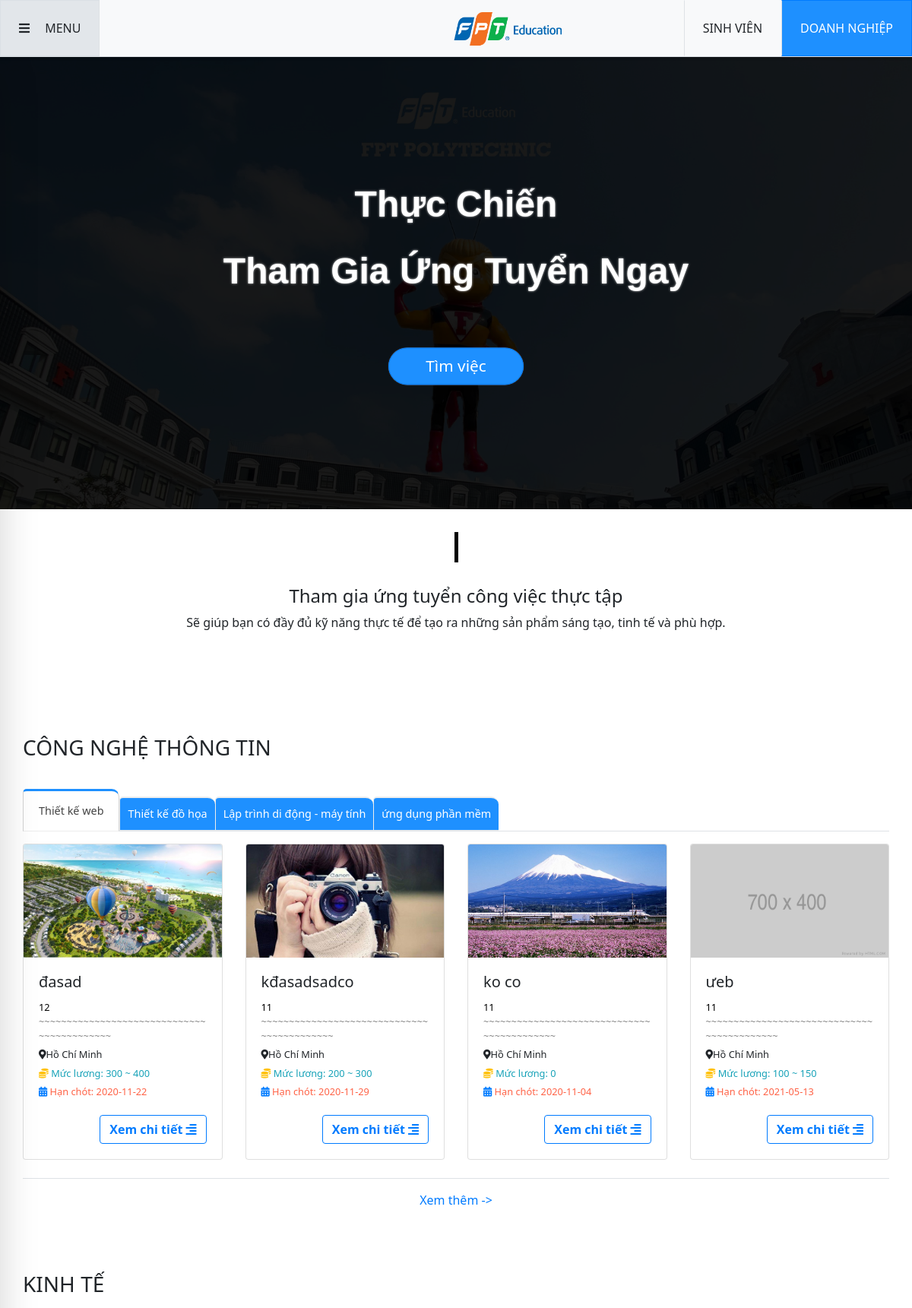
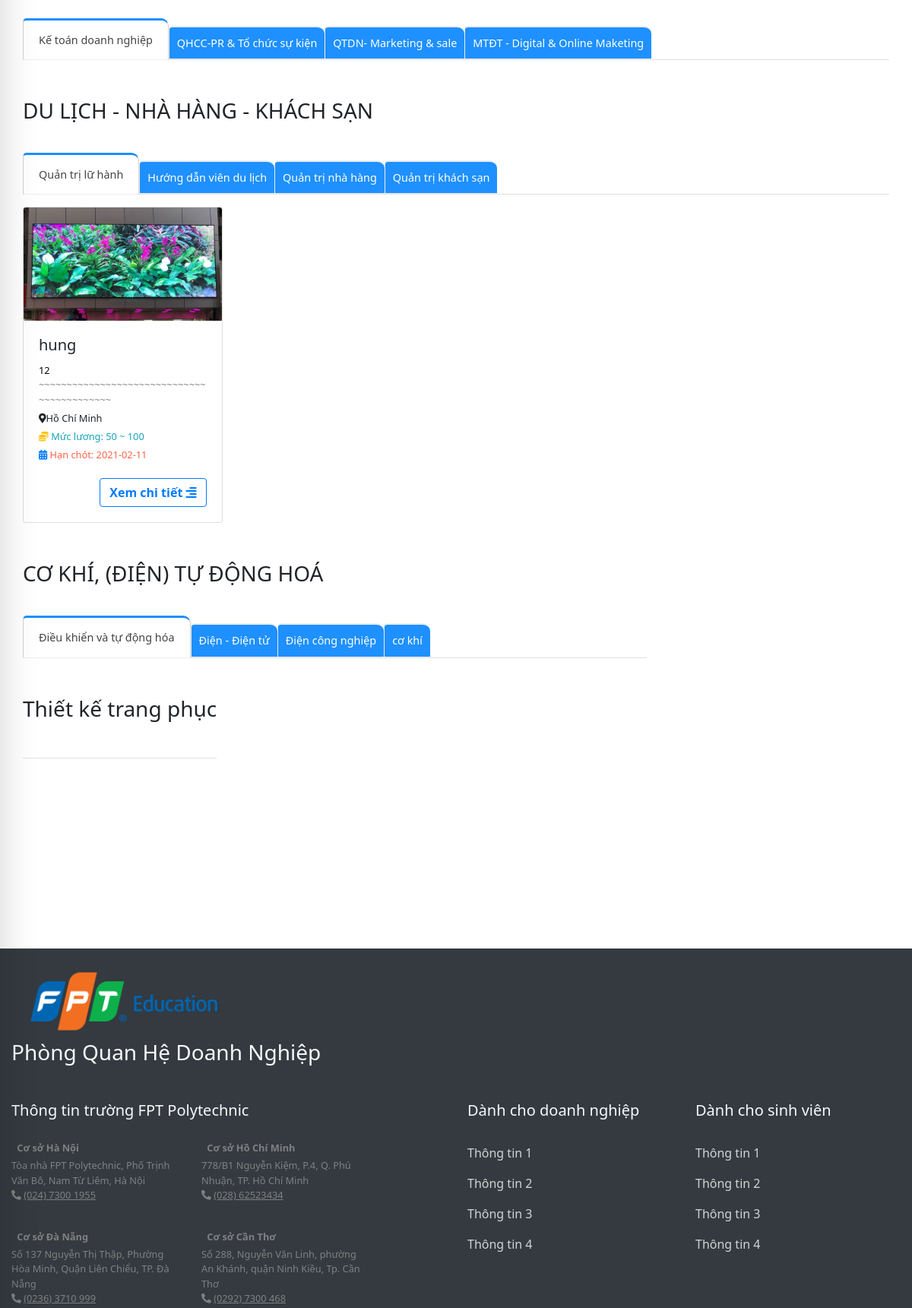
The page /site/index.php (upper part) on the database its author committed (2 pictures, top to bottom).
### tables this page shows
CREATE TABLE `nhom_nganh` (
  `id_nn` int(11) NOT NULL,
  `ten_nn` varchar(100) NOT NULL,
  `an_hien` tinyint(1) DEFAULT NULL
);

CREATE TABLE `nganh` (
  `id_nganh` int(11) NOT NULL,
  `ten_nganh` varchar(100) NOT NULL,
  `an_hien` tinyint(1) DEFAULT NULL,
  `id_nn` int(11) NOT NULL
);

CREATE TABLE `dang_tuyen` (
  `id_dt` int(11) NOT NULL,
  `anh` varchar(200) DEFAULT NULL,
  `tieu_de` varchar(100) NOT NULL,
  `noi_dung` varchar(1000) NOT NULL,
  `yeu_cau` varchar(1000) NOT NULL,
  `sl_sv_can` int(11) NOT NULL,
  `sl_sv_dk` int(11) NOT NULL,
  `thoi_gian` date DEFAULT NULL,
  `vi_tri` varchar(200) DEFAULT NULL,
  `luong` varchar(50) NOT NULL,
  `id_dn` int(11) NOT NULL,
  `id_nganh` int(11) NOT NULL,
  `trang_thai` tinyint(4) NOT NULL COMMENT '0 chua duyet 1 da duyet',
  `an_hien` tinyint(1) NOT NULL
);

### system/database.php (called while the page is built, shortened)
<?php
    function getConnection()  {
        try {
            $conn = new PDO("mysql:host=".HOST_DB.";dbname=".NAME_DB, USER_DB, PASS_DB);
            $conn->setAttribute(PDO::ATTR_ERRMODE, PDO::ERRMODE_EXCEPTION);
            return $conn;
            } catch(PDOException $e) {
            echo "Connection failed: " . $e->getMessage();
            }
        }
    function query($sql)   {
        $conn = getConnection();
        $result = $conn->query($sql);
        return $result;
        }
?>

### site/model/home.php (called while the page is built, shortened)
<?php
require_once('../system/database.php');
function ds_nn(){
    $sql ="SELECT * FROM nhom_nganh";
   return query($sql);
}
function ds_nganh($id){
    $sql ="SELECT * FROM nganh where id_nn=$id";
   return query($sql);
}
function ds_dt($id){
    $sql ="SELECT * from dang_tuyen where id_nganh=$id order by id_dt desc";
    return query($sql);
}
?>

### site/view/home.php (the view)
<div id="home">
      <div class="row">
          <div class="home-line"></div>
          <div class="home-note col-12  text-center">
              <h4 class=" m-auto">Tham gia ứng tuyển công việc thực tập</h4>
              <p class="mt-2">Sẽ giúp bạn có đầy đủ kỹ năng thực tế để tạo ra những sản phẩm sáng tạo, tinh tế và phù hợp.</p>
          </div>
      </div>
      <?php
      foreach($ds_nn as $ds_nn){ $ds_nganh=ds_nganh($ds_nn['id_nn']); ?>
      <div class=" row home-list-job">
          <div class="col-12">
              <h3 class="mb-5"><?=$ds_nn['ten_nn']?></h3>
              <ul class=" nav nav-tabs ">
                  <?php
                   $i=1;
                  foreach($ds_nganh as $ds_nganh){
                     $a=$ds_nganh['id_nganh'];
                  ?>
                  <li class="nav-item ">
                      <a class="nav-link <?php if($i==1) echo 'active';?>" data-toggle="tab" href="#menu<?=$a.$i?>"><?=$ds_nganh['ten_nganh']?></a>
                  </li>
                  <?php $i= $i + 1; } ?>
              </ul>
              <div class="tab-content">
                  <?php
                   $ds_nganh=ds_nganh($ds_nn['id_nn']);
                   $k=1;
                  foreach($ds_nganh as $ds_nganh){
                      $a=$ds_nganh['id_nganh'];
                      $ds_dt=ds_dt($ds_nganh['id_nganh']);
                      ?>
                  <div id="menu<?=$a.$k?>" class="tab-pane <?php if($k==1) echo 'active';?>">
                      <div class="row d-flex flex-wrap ">
                      <?php $dem=1; foreach($ds_dt as $ds_dt){ if($dem>4) break; ?>
                          <div class="col-lg-3 col-md-6 mt-3 float-left">
                              <div class="card">
                                  <img class="card-img-top " src="../uploads/<?=$ds_dt['anh']?>" onerror=this.src="../uploads/700x400.png" alt="Card image cap ">
                                  <div class="card-body small">
                                      <h5 class="card-title "><?=$ds_dt['tieu_de']?></h5>
                                      <a href="" class="card-text "><?=$ds_dt['id_dn']?></a>
                                      <p class="card-text text-gray ">~~~~~~~~~~~~~~~~~~~~~~~~~~~~~~~~~~~~~~~~~~~</p>
                                      <p class="card-text "><i class="fas fa-map-marker-alt    "></i><?=$ds_dt['vi_tri']?></p>
                                      <p class="card-text text-info  "><i class="fas fa-coins   text-warning    "></i> Mức lương: <?=$ds_dt['luong']?></p>
                                      <p class="card-text  text-tomato"><i class="fas fa-calendar-alt   text-primary "></i> Hạn chót: <?=$ds_dt['thoi_gian']?></p>
                                      <a href="# " class="btn btn-outline-primary font-weight-bold float-right mt-3">Xem chi tiết <i class="fas fa-align-right    "></i></a>
                                  </div>
                              </div>
                          </div>
                          <?php if($dem==4){?>
                       <div class=" col-12 mt-4">
                              <p class=" text-center border-top p-3"><a href="index.php?act=listjob&id_nganh=<?=$ds_nganh['id_nganh']?>" class=" text-primary">Xem thêm -></a></p>
                          </div>
                          <?php } ?>
                          <?php  $dem++;}?>
                      </div>
                      </div>
          <?php
        $k++;  } ?>
  </div></div>
      <?php } ?>

### site/view/css/style.css (style rules this page uses)
body { padding-top: 70px; font-family: 'Segoe UI', Tahoma, Geneva, Verdana, sans-serif; font-size: 12pt; }
img { width: 100%; }
a { color: black; }
.text-tomato { color: tomato; }
.text-gray { color: gray !important; }
.home-line { width: 5px; height: 5vh; margin: 30px auto; background-color: black; }
.home-note { margin-bottom: 70px; }
.home-list-job { margin: 50px 0; }
#home .nav-tabs li a { padding: 10px 10px; border: 1px solid #ededed; border-top: 2px solid #ededed; border-right: 0px none; background-color: dodgerblue; color: #fff; border-radius: 5px 10px 0px 0; margin-right: 0px; font-weight: 500; transition: all 0.1s ease 0s; font-size: 0.9em; }
#home .nav-tabs li a.active, #home .nav-tabs li a.active:focus, #home .nav-tabs li a.active:hover { border-top: 3px solid dodgerblue; border-right: 1px solid #d3d3d3; border-left: 1px solid #d3d3d3; margin-top: -10px; color: #444; padding: 15px 20px; background: white; }
.card-body p { margin-bottom: 5px; }
ul { list-style-type: none; padding: 0; margin: 0; }
li, a { text-decoration: none; list-style-type: none; }
.text-gray, footer a { color: lightgray; }

### rows shown on the page
nhom_nganh: ten_nn "CÔNG NGHỆ THÔNG TIN"
nganh: ten_nganh "Thiết kế web"
nganh: ten_nganh "Thiết kế đồ họa"
nganh: ten_nganh "Lập trình di động - máy tính"
nganh: ten_nganh "ứng dụng phần mềm"
dang_tuyen: anh (picture), tieu_de "đasad", id_dn "12", vi_tri "Hồ Chí Minh", luong "300 ~ 400", thoi_gian "2020-11-22"
dang_tuyen: anh (picture), tieu_de "kđasadsadco", id_dn "11", vi_tri "Hồ Chí Minh", luong "200 ~ 300", thoi_gian "2020-11-29"
dang_tuyen: shows a picture, tieu_de "ko co", id_dn "11", vi_tri "Hồ Chí Minh", luong "0", thoi_gian "2020-11-04"
dang_tuyen: shows a picture, tieu_de "ưeb", id_dn "11", vi_tri "Hồ Chí Minh", luong "100 ~ 150", thoi_gian "2021-05-13"
nhom_nganh: ten_nn "KINH TẾ"
nganh: ten_nganh "Kế toán doanh nghiệp"
nganh: ten_nganh "QHCC-PR & Tổ chức sự kiện"
nganh: ten_nganh "QTDN- Marketing & sale"
nganh: ten_nganh "MTĐT - Digital & Online Maketing"
nhom_nganh: ten_nn "DU LỊCH - NHÀ HÀNG - KHÁCH SẠN"
nganh: ten_nganh "Quản trị lữ hành"
nganh: ten_nganh "Hướng dẫn viên du lịch"
nganh: ten_nganh "Quản trị nhà hàng"
nganh: ten_nganh "Quản trị khách sạn"
dang_tuyen: anh (picture), tieu_de "hung", id_dn "12", vi_tri "Hồ Chí Minh", luong "50 ~ 100", thoi_gian "2021-02-11"
nhom_nganh: ten_nn "CƠ KHÍ, (ĐIỆN) TỰ ĐỘNG HOÁ"
nganh: ten_nganh "Điều khiển và tự động hóa"
nganh: ten_nganh "Điện - Điện tử"
nganh: ten_nganh "Điện công nghiệp"
nganh: ten_nganh "cơ khí"
nhom_nganh: ten_nn "Thiết kế trang phục"
